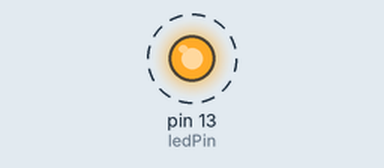
This sketch was run on a simulated Arduino Uno, built with avr-gcc and run on an emulated ATmega328P. On the bench: output pins drawn as LEDs (lit = HIGH). Dashed ring = blinking.

Above: at 0.5 s.
Timing chart, 0 to 4.6 s (numbered marks = the images above):
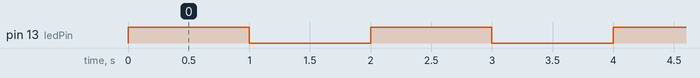

Measured:
- by itself, pin 13 (ledPin): alternates HIGH for 1.0 s and LOW for 1.0 s

The sketch:

Estructura.ino
```cpp
// Inclusión de bibliotecas (si es necesario)
#include <Wire.h>

// Declaración de variables (si es necesario)
int ledPin = 13;  // Pin del LED

// Función setup() para inicializaciones
void setup() {
  pinMode(ledPin, OUTPUT);    // Configura el pin 13 como salida
  Serial.begin(9600);         // Inicializa la comunicación serial a 9600 baudios
}

// Función loop() para ejecutar el código repetidamente
void loop() {
  digitalWrite(ledPin, HIGH); // Enciende el LED
  delay(1000);                // Espera 1 segundo
  digitalWrite(ledPin, LOW);  // Apaga el LED
  delay(1000);                // Espera 1 segundo
}
```
